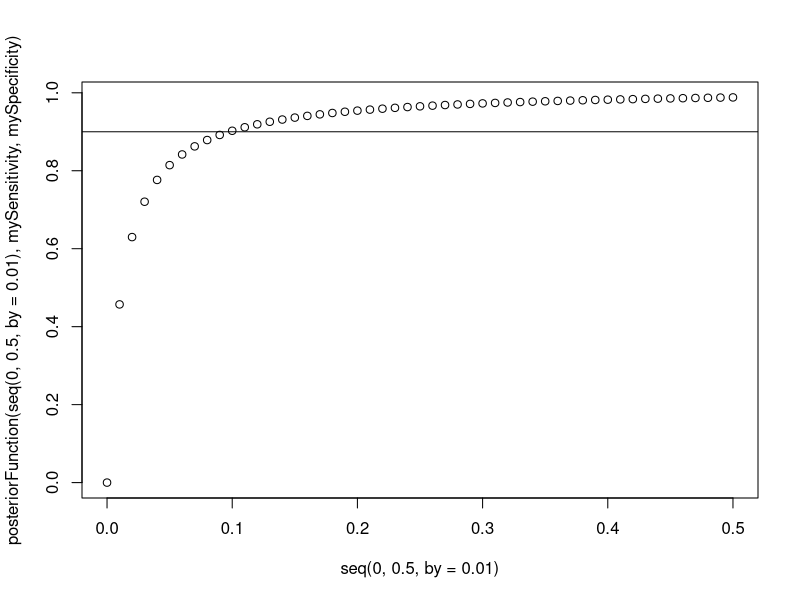

Source code (R):
## ---- chunk 1
myPrior = (5*7*3)/7000
myPrior
## ---- chunk 2
myMarginal = 0.917*myPrior + (1-0.989)*(1-myPrior)
myMarginal
## ---- chunk 3
myPosterior = (0.917 * myPrior)/myMarginal
myPosterior
## ---- chunk 4
posteriorFunction <- function(myPrior, mySensitivity, mySpecificity){
  myMarginal = mySensitivity*myPrior + (1-mySpecificity)*(1-myPrior)#get the marginal likelihood of the data
  myPosterior =  (mySensitivity * myPrior)/myMarginal
  return(myPosterior)
}

## ---- chunk 5
mySensitivity = 0.917
mySpecificity = 0.989

plot(seq(0,0.5, by = 0.01), posteriorFunction(seq(0,0.5, by = 0.01), mySensitivity, mySpecificity))
abline(h=0.9)

